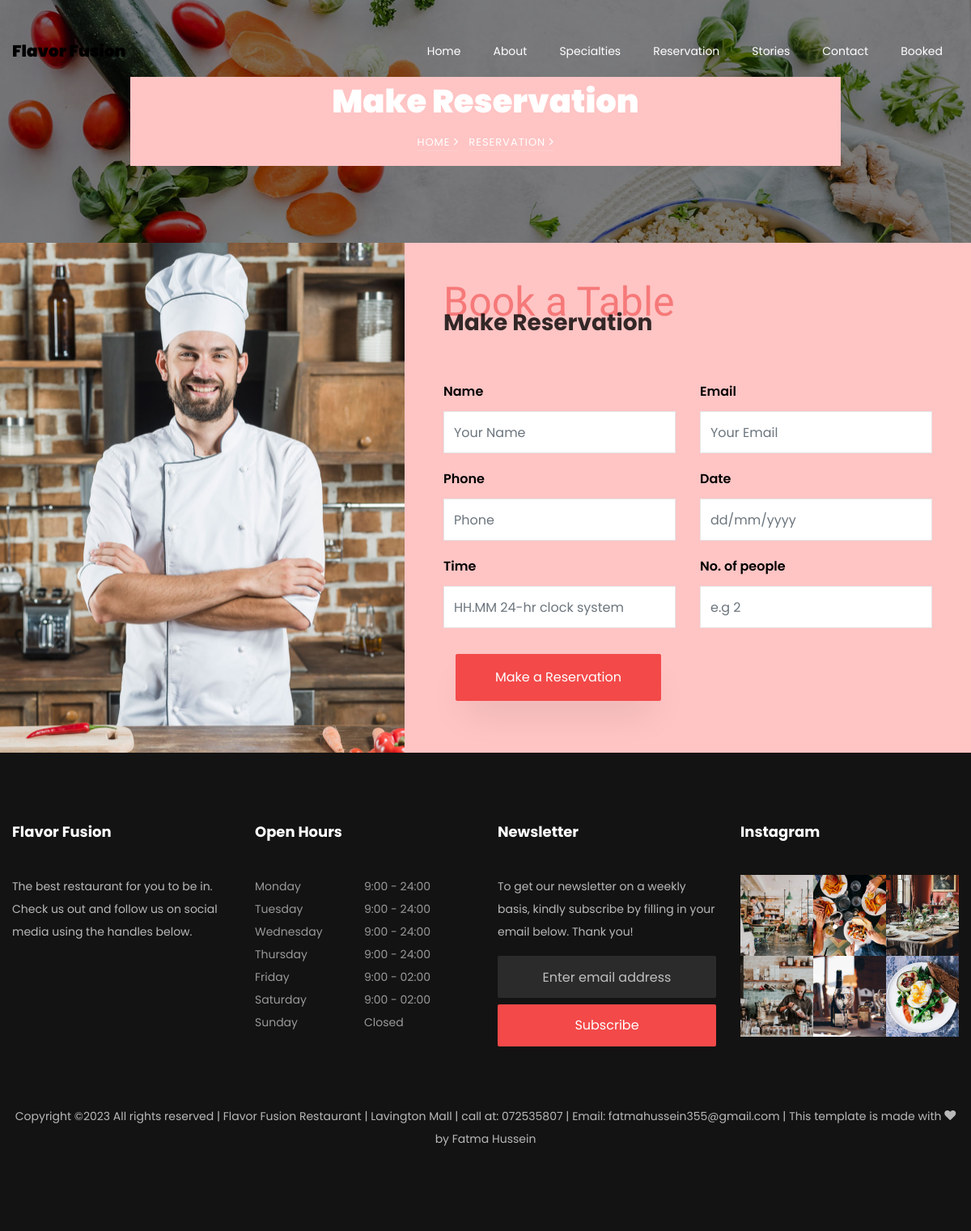
Screenshot of /reservation with the database file from the repository.
### restaurant/models.py (models this page shows, shortened)
class Footer(models.Model):
    heading = models.CharField(max_length=500, default='text1')
    about = models.CharField(max_length=500, default='text1')
    twitter = models.CharField(max_length=500, blank=False, null=False)
    facebook = models.CharField(max_length=500, blank=False, null=False)
    instagram = models.CharField(max_length=500, blank=False, null=False)
    open_days = models.CharField(max_length=500, default='text1')
    newsletter = models.CharField(max_length=500, default='text1')
    image1 = models.ImageField(upload_to='footer', default='testimony.jpg')
    image2 = models.ImageField(upload_to='footer', default='testimony.jpg')
    image3 = models.ImageField(upload_to='footer', default='testimony.jpg')
    image4 = models.ImageField(upload_to='footer', default='testimony.jpg')
    image5 = models.ImageField(upload_to='footer', default='testimony.jpg')
    image6 = models.ImageField(upload_to='footer', default='testimony.jpg')

### restaurant/views.py (the view)
# urls.py: path('reservation', views.reservation, name='reservation'),
def reservation(request):
    footer = Footer.objects.all()
    return render(request, "reservation.html", {"link": "reservation", "footer":footer })

### restaurant/templates/reservation.html (shortened to what this page needs)
{% extends 'common.html' %}
{% load static %}
{% block body %}
    <section class="hero-wrap hero-wrap-2" style="background-image: url('{% static 'images/bg_4.jpg' %}');" data-stellar-background-ratio="0.5">
      <div class="container">
        <div class="row no-gutters slider-text align-items-center justify-content-center">
          <div class="col-md-9 ftco-animate text-center" style="background: #ffc4c4" >
            <h1 class="mb-2 bread">Make Reservation</h1>
            <p class="breadcrumbs"><span class="mr-2"><a href="index.html">Home <i class="ion-ios-arrow-forward"></i></a></span> <span>Reservation <i class="ion-ios-arrow-forward"></i></span></p>
          </div>
        </div>
      </div>
    </section>
		<section class="ftco-section ftco-no-pt ftco-no-pb"style="background: #ffc4c4" >
			<div class="container">
				<div class="row d-flex">
          <div class="col-md-5 ftco-animate img img-2" style="background-image: url({% static 'images/bg_6.jpg' %});"></div>
          <div class="col-md-7 ftco-animate makereservation p-4 p-md-5">
          	<div class="heading-section ftco-animate mb-5">
	          	<span class="subheading">Book a Table</span>
	            <h2 class="mb-4">Make Reservation</h2>
	          </div>
            <form action="/insertdata" method="POST">
              <div class="row">
                <div class="col-md-6">
                  <div class="form-group">
                    <label for="">Name</label>
                    <input type="text" class="form-control" placeholder="Your Name" name="name">
                  </div>
                </div>
                <div class="col-md-6">
                  <div class="form-group">
                    <label for="">Email</label>
                    <input type="email" class="form-control" placeholder="Your Email" name="email">
                  </div>
                </div>
                <div class="col-md-6">
                  <div class="form-group">
                    <label for="">Phone</label>
                    <input type="text" class="form-control" placeholder="Phone" name="phone">
                  </div>
                </div>
                <div class="col-md-6">
                  <div class="form-group">
                    <label for="">Date</label>
                    <input type="text" class="form-control"  placeholder="dd/mm/yyyy" name="date">
                  </div>
                </div>
                <div class="col-md-6">
                  <div class="form-group">
                    <label for="">Time</label>
                    <input type="text" class="form-control" placeholder="HH.MM 24-hr clock system" name="time">
                  </div>
                </div>
                <div class="col-md-6">
                  <div class="form-group">
                    <label for="">No. of people</label>
                      <input type="number" name="person" class="form-control" placeholder="e.g 2">
                    </div>
                  </div>
                </div>
                <div class="col-md-12 mt-3">
                  <div class="form-group">
                    <input type="submit" value="Make a Reservation" class="btn btn-primary py-3 px-5">
                  </div>
                </div>
            </form>
          </div>
        </div>
			</div>
		</section>
{% endblock %}

### restaurant/templates/common.html (shortened to what this page needs)
{% load static %}
<!doctype html>
<html lang="en">
<head>
    <link rel="stylesheet" href="{% static 'css/open-iconic-bootstrap.min.css' %}">
    <link rel="stylesheet" href="{% static 'css/animate.css' %}">
    <link rel="stylesheet" href="{% static 'css/owl.carousel.min.css' %}">
    <link rel="stylesheet" href="{% static 'css/owl.theme.default.min.css' %}">
    <link rel="stylesheet" href="{% static 'css/magnific-popup.css' %}">
    <link rel="stylesheet" href="{% static 'css/aos.css' %}">
    <link rel="stylesheet" href="{% static 'css/ionicons.min.css' %}">
    <link rel="stylesheet" href="{% static 'css/bootstrap-datepicker.css' %}">
    <link rel="stylesheet" href="{% static 'css/jquery.timepicker.css' %}">
    <link rel="stylesheet" href="{% static 'css/flaticon.css' %}">
    <link rel="stylesheet" href="{% static 'css/icomoon.css' %}">
    <link rel="stylesheet" href="{% static 'css/style.css' %}">
</head>
<body>
	  <nav class="navbar navbar-expand-lg navbar-dark ftco_navbar bg-dark ftco-navbar-light" id="ftco-navbar">
	    <div class="container" >
	      <a class="navbar-brand" href="index.html">Flavor Fusion</a>
	      <div class="collapse navbar-collapse" id="ftco-nav">
	        <ul class="navbar-nav ml-auto">
	        	<li class="nav-item {% if nav == 'index' %} active {% endif %}">
                    <a href="{% url 'index' %}" class="nav-link">Home</a>
                </li>
	        	<li class="nav-item {% if nav == 'about' %} active {% endif %}">
                    <a href="{% url 'about' %}" class="nav-link">About</a>
                </li>
	        	<li class="nav-item {% if nav == 'menu' %} active {% endif %}">
                    <a href="{% url 'menu' %}" class="nav-link">Specialties</a>
                </li>
                <li class="nav-item {% if nav == 'reservation' %} active {% endif %}">
                    <a href="{% url 'reservation' %}" class="nav-link">Reservation</a>
                </li>
	        	<li class="nav-item {% if nav == 'blog' %} active {% endif %}">
                    <a href="{% url 'blog' %}" class="nav-link">Stories</a>
                </li>
	          <li class="nav-item {% if nav == 'contact' %} active {% endif %}">
                  <a href="{% url 'contact' %}" class="nav-link">Contact</a>
              </li>
              <li class="nav-item {% if nav == 'booked' %} active {% endif %}">
                    <a href="{% url 'booked' %}" class="nav-link">Booked</a>
                </li>
	        </ul>
	      </div>
	    </div>
	  </nav>
{% block body %}
{% endblock %}
{% for footer in footer %}
    <footer class="ftco-footer ftco-bg-dark ftco-section">
      <div class="container">
        <div class="row mb-5">
          <div class="col-md-6 col-lg-3">
            <div class="ftco-footer-widget mb-4">
              <h2 class="ftco-heading-2">{{ footer.heading }}</h2>
              <p>{{ footer.about }}</p>
              <ul class="ftco-footer-social list-unstyled float-md-left float-lft mt-3">
              </ul>
            </div>
          </div>
          <div class="col-md-6 col-lg-3">
            <div class="ftco-footer-widget mb-4">
              <h2 class="ftco-heading-2">{{ footer.open_days }}</h2>
              <ul class="list-unstyled open-hours">
                <li class="d-flex"><span>Monday</span><span>9:00 - 24:00</span></li>
                <li class="d-flex"><span>Tuesday</span><span>9:00 - 24:00</span></li>
                <li class="d-flex"><span>Wednesday</span><span>9:00 - 24:00</span></li>
                <li class="d-flex"><span>Thursday</span><span>9:00 - 24:00</span></li>
                <li class="d-flex"><span>Friday</span><span>9:00 - 02:00</span></li>
                <li class="d-flex"><span>Saturday</span><span>9:00 - 02:00</span></li>
                <li class="d-flex"><span>Sunday</span><span> Closed</span></li>
              </ul>
            </div>
          </div>
          <div class="col-md-6 col-lg-3">
            <div class="ftco-footer-widget mb-4">
            	<h2 class="ftco-heading-2">Newsletter</h2>
            	<p>{{ footer.newsletter }}</p>
              <form action="#" class="subscribe-form">
                <div class="form-group">
                  <input type="text" class="form-control mb-2 text-center" placeholder="Enter email address">
                  <input type="submit" value="Subscribe" class="form-control submit px-3">
                </div>
              </form>
            </div>
          </div>
          <div class="col-md-6 col-lg-3">
             <div class="ftco-footer-widget mb-4">
              <h2 class="ftco-heading-2">Instagram</h2>
              <div class="thumb d-sm-flex">
	            	<a href="#" class="thumb-menu img" style="background-image: url('media/{{ footer.image1 }}')">
	            	</a>
	            	<a href="#" class="thumb-menu img" style="background-image: url('media/{{ footer.image2 }}');">
	            	</a>
	            	<a href="#" class="thumb-menu img" style="background-image: url('media/{{ footer.image3 }}');">
	            	</a>
	            </div>
	            <div class="thumb d-flex">
	            	<a href="#" class="thumb-menu img" style="background-image: url('media/{{ footer.image4 }}');">
	            	</a>
	            	<a href="#" class="thumb-menu img" style="background-image: url('media/{{ footer.image5 }}');">
	            	</a>
	            	<a href="#" class="thumb-menu img" style="background-image: url('media/{{ footer.image6 }}');">
	            	</a>
	            </div>
            </div>
          </div>
        </div>
        <div class="row">
          <div class="col-md-12 text-center">
            <p>
  Copyright &copy;<script>document.write(new Date().getFullYear());</script> All rights reserved | Flavor Fusion Restaurant | Lavington Mall | call at: 072535807 | Email: fatmahussein355@gmail.com | This template is made with <i class="icon-heart" aria-hidden="true"></i> by <a href="https://colorlib.com" target="_blank">Fatma Hussein</a>
  </p>
          </div>
        </div>
      </div>
    </footer>
{% endfor %}
</body>
</html>

### restaurant/static/css/icomoon.css (style rules this page uses)
[class^="icon-"], [class*=" icon-"] { font-family: 'icomoon' !important; speak: none; font-style: normal; font-weight: normal; font-variant: normal; text-transform: none; line-height: 1; -webkit-font-smoothing: antialiased; -moz-osx-font-smoothing: grayscale; }
.icon-heart:before { content: "\f004"; }

### rows the page displays
Footer: heading "Flavor Fusion", about "The best restaurant for you to be in. Check us out and follow us on social media using the handles below.", open_days "Open Hours", newsletter "To get our newsletter on a weekly basis, kindly subscribe by filling in your email below. Thank you!", image1 (picture), image2 (picture), image3 (picture), image4 (picture), image5 (picture), image6 (picture)
